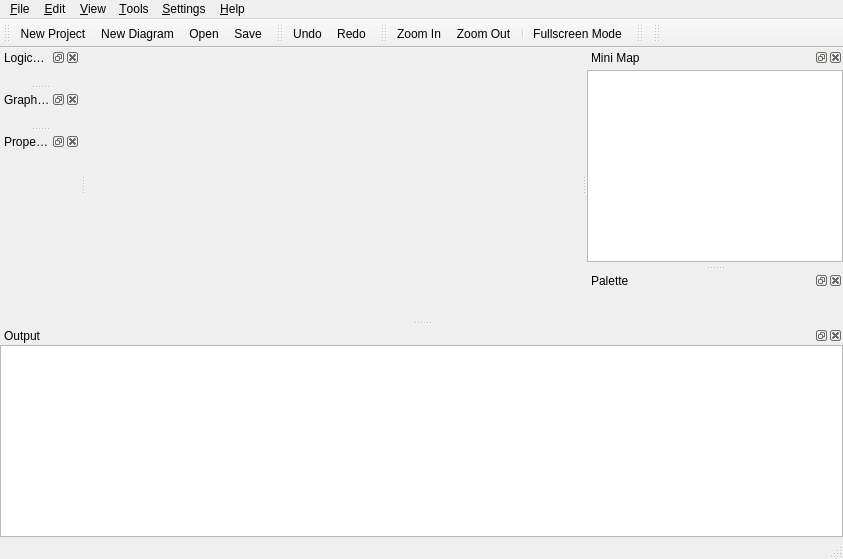
<?xml version="1.0" encoding="UTF-8"?>
<ui version="4.0">
 <class>MainWindowUi</class>
 <widget class="QMainWindow" name="MainWindowUi">
  <property name="geometry">
   <rect>
    <x>0</x>
    <y>0</y>
    <width>843</width>
    <height>559</height>
   </rect>
  </property>
  <property name="windowTitle">
   <string>QReal</string>
  </property>
  <widget class="QWidget" name="centralwidget">
   <layout class="QGridLayout">
    <property name="leftMargin">
     <number>0</number>
    </property>
    <property name="topMargin">
     <number>0</number>
    </property>
    <property name="rightMargin">
     <number>0</number>
    </property>
    <property name="bottomMargin">
     <number>0</number>
    </property>
    <property name="spacing">
     <number>0</number>
    </property>
    <item row="0" column="0">
     <widget class="qReal::gui::TabWidget" name="tabs" native="true"/>
    </item>
   </layout>
  </widget>
  <widget class="QMenuBar" name="menubar">
   <property name="geometry">
    <rect>
     <x>0</x>
     <y>0</y>
     <width>843</width>
     <height>19</height>
    </rect>
   </property>
   <widget class="QMenu" name="menu_File">
    <property name="title">
     <string>&amp;File</string>
    </property>
    <addaction name="actionNewProject"/>
    <addaction name="actionNew_Diagram"/>
    <addaction name="actionOpen"/>
    <addaction name="actionSave"/>
    <addaction name="actionSave_as"/>
    <addaction name="separator"/>
    <addaction name="actionSave_diagram_as_a_picture"/>
    <addaction name="separator"/>
    <addaction name="actionQuit"/>
   </widget>
   <widget class="QMenu" name="menu_View">
    <property name="title">
     <string>&amp;View</string>
    </property>
    <widget class="QMenu" name="menuPanels">
     <property name="title">
      <string>Panels</string>
     </property>
    </widget>
    <addaction name="actionFullscreen"/>
    <addaction name="separator"/>
    <addaction name="actionZoom_In"/>
    <addaction name="actionZoom_Out"/>
    <addaction name="separator"/>
    <addaction name="actionShowSplash"/>
    <addaction name="separator"/>
    <addaction name="menuPanels"/>
   </widget>
   <widget class="QMenu" name="menuHelp">
    <property name="title">
     <string>&amp;Help</string>
    </property>
    <addaction name="actionHelp"/>
    <addaction name="separator"/>
    <addaction name="actionAbout"/>
    <addaction name="actionAboutQt"/>
   </widget>
   <widget class="QMenu" name="menuSettings">
    <property name="title">
     <string>&amp;Settings</string>
    </property>
    <addaction name="actionPreferences"/>
    <addaction name="separator"/>
    <addaction name="actionShow_grid"/>
    <addaction name="actionShow_alignment"/>
    <addaction name="actionSwitch_on_grid"/>
    <addaction name="actionSwitch_on_alignment"/>
    <addaction name="separator"/>
    <addaction name="actionShow_all_text"/>
   </widget>
   <widget class="QMenu" name="menuTools">
    <property name="title">
     <string>&amp;Tools</string>
    </property>
    <addaction name="actionGesturesShow"/>
   </widget>
   <widget class="QMenu" name="menuEdit">
    <property name="title">
     <string>&amp;Edit</string>
    </property>
    <addaction name="actionUndo"/>
    <addaction name="actionRedo"/>
    <addaction name="separator"/>
    <addaction name="actionFind"/>
   </widget>
   <addaction name="menu_File"/>
   <addaction name="menuEdit"/>
   <addaction name="menu_View"/>
   <addaction name="menuTools"/>
   <addaction name="menuSettings"/>
   <addaction name="menuHelp"/>
  </widget>
  <widget class="QStatusBar" name="statusbar"/>
  <widget class="QToolBar" name="fileToolbar">
   <property name="windowTitle">
    <string>File Toolbar</string>
   </property>
   <property name="orientation">
    <enum>Qt::Horizontal</enum>
   </property>
   <attribute name="toolBarArea">
    <enum>TopToolBarArea</enum>
   </attribute>
   <attribute name="toolBarBreak">
    <bool>false</bool>
   </attribute>
   <addaction name="actionNewProject"/>
   <addaction name="actionNew_Diagram"/>
   <addaction name="actionOpen"/>
   <addaction name="actionSave"/>
  </widget>
  <widget class="QDockWidget" name="minimapDock">
   <property name="sizePolicy">
    <sizepolicy hsizetype="Preferred" vsizetype="Fixed">
     <horstretch>0</horstretch>
     <verstretch>0</verstretch>
    </sizepolicy>
   </property>
   <property name="minimumSize">
    <size>
     <width>84</width>
     <height>217</height>
    </size>
   </property>
   <property name="windowTitle">
    <string>Mini Map</string>
   </property>
   <attribute name="dockWidgetArea">
    <number>2</number>
   </attribute>
   <widget class="QWidget" name="minimapDockWidgetContents">
    <layout class="QVBoxLayout">
     <property name="spacing">
      <number>6</number>
     </property>
     <property name="leftMargin">
      <number>0</number>
     </property>
     <property name="topMargin">
      <number>0</number>
     </property>
     <property name="rightMargin">
      <number>0</number>
     </property>
     <property name="bottomMargin">
      <number>0</number>
     </property>
     <item>
      <widget class="MiniMap" name="minimapView">
       <property name="sizePolicy">
        <sizepolicy hsizetype="Expanding" vsizetype="Fixed">
         <horstretch>0</horstretch>
         <verstretch>0</verstretch>
        </sizepolicy>
       </property>
      </widget>
     </item>
    </layout>
   </widget>
  </widget>
  <widget class="QDockWidget" name="paletteDock">
   <property name="sizePolicy">
    <sizepolicy hsizetype="Preferred" vsizetype="Minimum">
     <horstretch>0</horstretch>
     <verstretch>20</verstretch>
    </sizepolicy>
   </property>
   <property name="minimumSize">
    <size>
     <width>80</width>
     <height>41</height>
    </size>
   </property>
   <property name="windowTitle">
    <string>Palette</string>
   </property>
   <attribute name="dockWidgetArea">
    <number>2</number>
   </attribute>
   <widget class="QWidget" name="paletteDockWidgetContents">
    <layout class="QHBoxLayout">
     <property name="spacing">
      <number>6</number>
     </property>
     <property name="leftMargin">
      <number>0</number>
     </property>
     <property name="topMargin">
      <number>0</number>
     </property>
     <property name="rightMargin">
      <number>0</number>
     </property>
     <property name="bottomMargin">
      <number>0</number>
     </property>
     <item>
      <widget class="qReal::gui::PaletteTree" name="paletteTree">
       <property name="sizePolicy">
        <sizepolicy hsizetype="Preferred" vsizetype="Minimum">
         <horstretch>0</horstretch>
         <verstretch>20</verstretch>
        </sizepolicy>
       </property>
      </widget>
     </item>
    </layout>
   </widget>
  </widget>
  <widget class="QToolBar" name="editToolbar">
   <property name="windowTitle">
    <string>Edit Toolbar</string>
   </property>
   <attribute name="toolBarArea">
    <enum>TopToolBarArea</enum>
   </attribute>
   <attribute name="toolBarBreak">
    <bool>false</bool>
   </attribute>
   <addaction name="actionUndo"/>
   <addaction name="actionRedo"/>
  </widget>
  <widget class="QToolBar" name="viewToolbar">
   <property name="windowTitle">
    <string>View Toolbar</string>
   </property>
   <attribute name="toolBarArea">
    <enum>TopToolBarArea</enum>
   </attribute>
   <attribute name="toolBarBreak">
    <bool>false</bool>
   </attribute>
   <addaction name="actionZoom_In"/>
   <addaction name="actionZoom_Out"/>
   <addaction name="separator"/>
   <addaction name="actionFullscreen"/>
  </widget>
  <widget class="QDockWidget" name="logicalModelDock">
   <property name="features">
    <set>QDockWidget::AllDockWidgetFeatures</set>
   </property>
   <property name="windowTitle">
    <string>Logical Model Explorer</string>
   </property>
   <attribute name="dockWidgetArea">
    <number>1</number>
   </attribute>
   <widget class="QWidget" name="logicalModelDockWidgetContents">
    <layout class="QVBoxLayout" name="verticalLayout">
     <item>
      <widget class="qReal::gui::ModelExplorer" name="logicalModelExplorer" native="true">
       <property name="contextMenuPolicy">
        <enum>Qt::ActionsContextMenu</enum>
       </property>
       <property name="acceptDrops">
        <bool>true</bool>
       </property>
       <property name="dragEnabled" stdset="0">
        <bool>false</bool>
       </property>
       <property name="dragDropOverwriteMode" stdset="0">
        <bool>false</bool>
       </property>
      </widget>
     </item>
    </layout>
   </widget>
  </widget>
  <widget class="QDockWidget" name="errorDock">
   <property name="sizePolicy">
    <sizepolicy hsizetype="Preferred" vsizetype="MinimumExpanding">
     <horstretch>0</horstretch>
     <verstretch>0</verstretch>
    </sizepolicy>
   </property>
   <property name="minimumSize">
    <size>
     <width>102</width>
     <height>127</height>
    </size>
   </property>
   <property name="maximumSize">
    <size>
     <width>524287</width>
     <height>524287</height>
    </size>
   </property>
   <property name="acceptDrops">
    <bool>false</bool>
   </property>
   <property name="autoFillBackground">
    <bool>false</bool>
   </property>
   <property name="windowTitle">
    <string>Output</string>
   </property>
   <attribute name="dockWidgetArea">
    <number>8</number>
   </attribute>
   <widget class="QWidget" name="errorDockWidgetContents">
    <layout class="QVBoxLayout" name="verticalLayout_2">
     <item>
      <widget class="ErrorListWidget" name="errorListWidget"/>
     </item>
    </layout>
   </widget>
  </widget>
  <widget class="QDockWidget" name="graphicalModelDock">
   <property name="windowTitle">
    <string>Graphical Model Explorer</string>
   </property>
   <attribute name="dockWidgetArea">
    <number>1</number>
   </attribute>
   <widget class="QWidget" name="graphicalModelDockWidgetContents">
    <layout class="QHBoxLayout" name="horizontalLayout">
     <item>
      <widget class="qReal::gui::ModelExplorer" name="graphicalModelExplorer" native="true">
       <property name="contextMenuPolicy">
        <enum>Qt::ActionsContextMenu</enum>
       </property>
       <property name="acceptDrops">
        <bool>true</bool>
       </property>
      </widget>
     </item>
    </layout>
   </widget>
  </widget>
  <widget class="QDockWidget" name="propertyDock">
   <property name="sizePolicy">
    <sizepolicy hsizetype="Preferred" vsizetype="Preferred">
     <horstretch>0</horstretch>
     <verstretch>0</verstretch>
    </sizepolicy>
   </property>
   <property name="minimumSize">
    <size>
     <width>80</width>
     <height>100</height>
    </size>
   </property>
   <property name="windowTitle">
    <string>Property Editor</string>
   </property>
   <attribute name="dockWidgetArea">
    <number>1</number>
   </attribute>
   <widget class="QWidget" name="propertyEditorDockWidgetContents">
    <layout class="QVBoxLayout">
     <property name="spacing">
      <number>6</number>
     </property>
     <property name="leftMargin">
      <number>0</number>
     </property>
     <property name="topMargin">
      <number>0</number>
     </property>
     <property name="rightMargin">
      <number>0</number>
     </property>
     <property name="bottomMargin">
      <number>0</number>
     </property>
     <item>
      <widget class="PropertyEditorView" name="propertyEditor" native="true">
       <property name="sizePolicy">
        <sizepolicy hsizetype="Expanding" vsizetype="Expanding">
         <horstretch>0</horstretch>
         <verstretch>0</verstretch>
        </sizepolicy>
       </property>
      </widget>
     </item>
    </layout>
   </widget>
  </widget>
  <widget class="QToolBar" name="interpretersToolbar">
   <property name="windowTitle">
    <string>Interpreter Toolbar</string>
   </property>
   <attribute name="toolBarArea">
    <enum>TopToolBarArea</enum>
   </attribute>
   <attribute name="toolBarBreak">
    <bool>false</bool>
   </attribute>
  </widget>
  <widget class="QToolBar" name="generatorsToolbar">
   <property name="windowTitle">
    <string>Generators Toolbar</string>
   </property>
   <attribute name="toolBarArea">
    <enum>TopToolBarArea</enum>
   </attribute>
   <attribute name="toolBarBreak">
    <bool>false</bool>
   </attribute>
  </widget>
  <action name="actionQuit">
   <property name="checkable">
    <bool>false</bool>
   </property>
   <property name="text">
    <string>&amp;Quit</string>
   </property>
  </action>
  <action name="actionZoom_In">
   <property name="icon">
    <iconset resource="mainWindow.qrc">
     <normaloff>:/mainWindow/images/zoomin.png</normaloff>:/mainWindow/images/zoomin.png</iconset>
   </property>
   <property name="text">
    <string>Zoom In</string>
   </property>
   <property name="shortcut">
    <string>Ctrl++</string>
   </property>
  </action>
  <action name="actionZoom_Out">
   <property name="icon">
    <iconset resource="mainWindow.qrc">
     <normaloff>:/mainWindow/images/zoomout.png</normaloff>:/mainWindow/images/zoomout.png</iconset>
   </property>
   <property name="text">
    <string>Zoom Out</string>
   </property>
   <property name="shortcut">
    <string>Ctrl+-</string>
   </property>
  </action>
  <action name="actionAntialiasing">
   <property name="checkable">
    <bool>true</bool>
   </property>
   <property name="checked">
    <bool>true</bool>
   </property>
   <property name="text">
    <string>Antialiasing</string>
   </property>
  </action>
  <action name="actionOpenGL_Renderer">
   <property name="checkable">
    <bool>true</bool>
   </property>
   <property name="text">
    <string>OpenGL Renderer</string>
   </property>
  </action>
  <action name="actionMakeSvg">
   <property name="text">
    <string>Export to SVG</string>
   </property>
  </action>
  <action name="openNewTab">
   <property name="text">
    <string>Open in new tab</string>
   </property>
  </action>
  <action name="actionHelp">
   <property name="text">
    <string>Small Help</string>
   </property>
  </action>
  <action name="actionAbout">
   <property name="text">
    <string>About...</string>
   </property>
  </action>
  <action name="actionAboutQt">
   <property name="text">
    <string>About Qt...</string>
   </property>
  </action>
  <action name="actionShowSplash">
   <property name="checkable">
    <bool>true</bool>
   </property>
   <property name="checked">
    <bool>true</bool>
   </property>
   <property name="text">
    <string>Show splashscreen</string>
   </property>
  </action>
  <action name="actionSave">
   <property name="icon">
    <iconset resource="mainWindow.qrc">
     <normaloff>:/mainWindow/images/save.svg</normaloff>:/mainWindow/images/save.svg</iconset>
   </property>
   <property name="text">
    <string>Save</string>
   </property>
   <property name="shortcut">
    <string>Ctrl+S</string>
   </property>
  </action>
  <action name="actionSave_as">
   <property name="text">
    <string>Save as...</string>
   </property>
   <property name="shortcut">
    <string>Ctrl+Shift+S</string>
   </property>
  </action>
  <action name="actionOpen">
   <property name="icon">
    <iconset resource="mainWindow.qrc">
     <normaloff>:/mainWindow/images/open.svg</normaloff>:/mainWindow/images/open.svg</iconset>
   </property>
   <property name="text">
    <string>Open...</string>
   </property>
   <property name="toolTip">
    <string>Open</string>
   </property>
   <property name="shortcut">
    <string>Ctrl+O</string>
   </property>
  </action>
  <action name="actionShow_grid">
   <property name="checkable">
    <bool>true</bool>
   </property>
   <property name="checked">
    <bool>true</bool>
   </property>
   <property name="text">
    <string>Show grid</string>
   </property>
  </action>
  <action name="actionSwitch_on_grid">
   <property name="checkable">
    <bool>true</bool>
   </property>
   <property name="text">
    <string>Switch on grid</string>
   </property>
  </action>
  <action name="actionGesturesShow">
   <property name="text">
    <string>Mouse gestures</string>
   </property>
  </action>
  <action name="actionPreferences">
   <property name="text">
    <string>Preferences...</string>
   </property>
  </action>
  <action name="actionSwitch_on_alignment">
   <property name="checkable">
    <bool>true</bool>
   </property>
   <property name="checked">
    <bool>true</bool>
   </property>
   <property name="text">
    <string>Switch on alignment</string>
   </property>
  </action>
  <action name="actionShow_alignment">
   <property name="checkable">
    <bool>true</bool>
   </property>
   <property name="checked">
    <bool>true</bool>
   </property>
   <property name="text">
    <string>Show alignment</string>
   </property>
  </action>
  <action name="actionDebug">
   <property name="text">
    <string>Debug</string>
   </property>
   <property name="shortcut">
    <string>F9</string>
   </property>
  </action>
  <action name="actionGenerate_and_build">
   <property name="icon">
    <iconset resource="mainWindow.qrc">
     <normaloff>:/mainWindow/images/build.png</normaloff>:/mainWindow/images/build.png</iconset>
   </property>
   <property name="text">
    <string>Generate and build</string>
   </property>
   <property name="shortcut">
    <string>Ctrl+F9</string>
   </property>
  </action>
  <action name="actionSet_Breakpoints">
   <property name="text">
    <string>Set breakpoints</string>
   </property>
   <property name="iconText">
    <string>Set breakpoints</string>
   </property>
   <property name="shortcut">
    <string>Ctrl+F3</string>
   </property>
  </action>
  <action name="actionCont">
   <property name="text">
    <string>Cont</string>
   </property>
   <property name="shortcut">
    <string>Ctrl+F6</string>
   </property>
  </action>
  <action name="actionConfigure">
   <property name="text">
    <string>Configure</string>
   </property>
   <property name="shortcut">
    <string>Ctrl+F2</string>
   </property>
  </action>
  <action name="actionNew_Diagram">
   <property name="icon">
    <iconset resource="mainWindow.qrc">
     <normaloff>:/mainWindow/images/newDiagram.svg</normaloff>:/mainWindow/images/newDiagram.svg</iconset>
   </property>
   <property name="text">
    <string>New Diagram</string>
   </property>
   <property name="toolTip">
    <string>Create new diagram in a current model</string>
   </property>
  </action>
  <action name="actionFullscreen">
   <property name="icon">
    <iconset resource="mainWindow.qrc">
     <normaloff>:/mainWindow/images/fullScreen.svg</normaloff>:/mainWindow/images/fullScreen.svg</iconset>
   </property>
   <property name="text">
    <string>Fullscreen Mode</string>
   </property>
   <property name="toolTip">
    <string>Fullscreen Mode</string>
   </property>
   <property name="shortcut">
    <string>Ctrl+Shift+F</string>
   </property>
  </action>
  <action name="actionNewProject">
   <property name="icon">
    <iconset resource="mainWindow.qrc">
     <normaloff>:/mainWindow/images/newProject.svg</normaloff>:/mainWindow/images/newProject.svg</iconset>
   </property>
   <property name="text">
    <string>New Project</string>
   </property>
   <property name="shortcut">
    <string>Ctrl+Shift+N</string>
   </property>
  </action>
  <action name="actionImport">
   <property name="text">
    <string>Import...</string>
   </property>
   <property name="toolTip">
    <string>Import QReal project into current.</string>
   </property>
  </action>
  <action name="actionSave_diagram_as_a_picture">
   <property name="text">
    <string>Save diagram as a picture...</string>
   </property>
  </action>
  <action name="actionCloseProject">
   <property name="text">
    <string>Close project</string>
   </property>
  </action>
  <action name="actionFind">
   <property name="text">
    <string>Find...</string>
   </property>
  </action>
  <action name="actionFind_and_replace">
   <property name="text">
    <string>Find and replace</string>
   </property>
  </action>
  <action name="actionUndo">
   <property name="icon">
    <iconset resource="mainWindow.qrc">
     <normaloff>:/mainWindow/images/undo.png</normaloff>:/mainWindow/images/undo.png</iconset>
   </property>
   <property name="text">
    <string>Undo</string>
   </property>
   <property name="shortcut">
    <string>Ctrl+Z</string>
   </property>
  </action>
  <action name="actionRedo">
   <property name="icon">
    <iconset resource="mainWindow.qrc">
     <normaloff>:/mainWindow/images/redo.png</normaloff>:/mainWindow/images/redo.png</iconset>
   </property>
   <property name="text">
    <string>Redo</string>
   </property>
   <property name="shortcut">
    <string>Ctrl+Shift+Z</string>
   </property>
  </action>
  <action name="actionExportToXml">
   <property name="text">
    <string>Export to XML</string>
   </property>
  </action>
  <action name="actionShow_all_text">
   <property name="checkable">
    <bool>true</bool>
   </property>
   <property name="text">
    <string>Show all text</string>
   </property>
   <property name="shortcut">
    <string>Ctrl+Shift+T</string>
   </property>
  </action>
 </widget>
 <layoutdefault spacing="0" margin="0"/>
 <customwidgets>
  <customwidget>
   <class>qReal::gui::PaletteTree</class>
   <extends>QToolBox</extends>
   <header>mainWindow/palette/paletteTree.h</header>
   <container>1</container>
  </customwidget>
  <customwidget>
   <class>ErrorListWidget</class>
   <extends>QListWidget</extends>
   <header>mainWindow/errorListWidget.h</header>
  </customwidget>
  <customwidget>
   <class>PropertyEditorView</class>
   <extends>QWidget</extends>
   <header>editor/propertyEditorView.h</header>
   <container>1</container>
  </customwidget>
  <customwidget>
   <class>MiniMap</class>
   <extends>QGraphicsView</extends>
   <header>mainWindow/miniMap.h</header>
  </customwidget>
  <customwidget>
   <class>qReal::gui::TabWidget</class>
   <extends>QWidget</extends>
   <header>mainWindow/tabWidget.h</header>
  </customwidget>
  <customwidget>
   <class>qReal::gui::ModelExplorer</class>
   <extends>QWidget</extends>
   <header>mainWindow/modelExplorer.h</header>
  </customwidget>
 </customwidgets>
 <resources>
  <include location="mainWindow.qrc"/>
 </resources>
 <connections/>
</ui>
